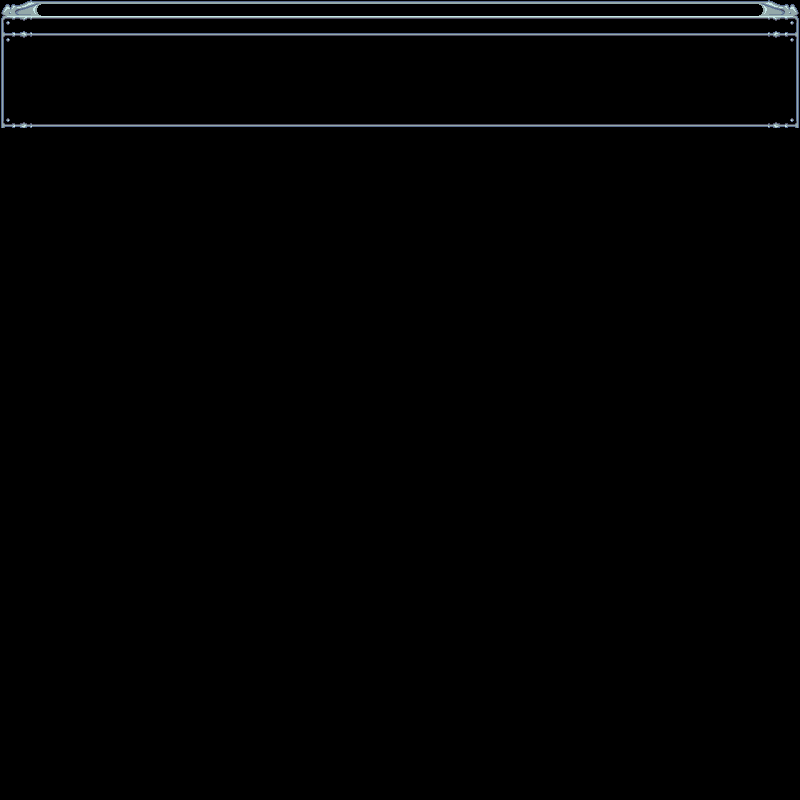

A level layout from a 2D game, rendered from its tile map. Below: a short description, then the map file with its tile-grid data intact:
An orthogonal 25x25 tile map with 32x32 px tiles, 1 tile layer (Tile Layer 1).

<map version="1.4" tiledversion="1.4.2" orientation="orthogonal" renderorder="right-down" width="25" height="25" tilewidth="32" tileheight="32" infinite="0" nextlayerid="2" nextobjectid="1">
 <tileset firstgid="1" source="frame.tsx" />
 <layer id="1" name="Tile Layer 1" width="25" height="25">
  <data encoding="csv">
1,2,3,4,5,6,3,4,5,6,3,4,5,6,3,4,5,6,3,4,5,3,4,2147483650,2147483649,
8,9,10,11,12,13,10,11,12,13,10,11,12,13,10,11,12,13,10,11,12,10,11,2147483657,2147483656,
15,16,0,0,0,0,0,0,0,0,0,0,0,0,0,0,0,0,0,0,0,0,0,2147483664,2147483663,
1073741832,1073741833,1073741834,1073741834,1073741835,1073741836,1073741834,1073741834,1073741834,1073741834,1073741834,1073741834,1073741834,1073741834,1073741834,1073741834,1073741834,1073741834,1073741834,1073741835,1073741836,1073741837,3221225482,3221225481,3221225480,
0,0,0,0,0,0,0,0,0,0,0,0,0,0,0,0,0,0,0,0,0,0,0,2147483678,0,
0,0,0,0,0,0,0,0,0,0,0,0,0,0,0,0,0,0,0,0,0,0,0,0,0,
0,0,0,0,0,0,0,0,0,0,0,0,0,0,0,0,0,0,0,0,0,0,0,0,0,
0,0,0,0,0,0,0,0,0,0,0,0,0,0,0,0,0,0,0,0,0,0,0,0,0,
0,0,0,0,0,0,0,0,0,0,0,0,0,0,0,0,0,0,0,0,0,0,0,0,0,
0,0,0,0,0,0,0,0,0,0,0,0,0,0,0,0,0,0,0,0,0,0,0,0,0,
0,0,0,0,0,0,0,0,0,0,0,0,0,0,0,0,0,0,0,0,0,0,0,0,0,
0,0,0,0,0,0,0,0,0,0,0,0,0,0,0,0,0,0,0,0,0,0,0,0,0,
0,0,0,0,0,0,0,0,0,0,0,0,0,0,0,0,0,0,0,0,0,0,0,0,0,
0,0,0,0,0,0,0,0,0,0,0,0,0,0,0,0,0,0,0,0,0,0,0,0,0,
0,0,0,0,0,0,0,0,0,0,0,0,0,0,0,0,0,0,0,0,0,0,0,0,0,
0,0,0,0,0,0,0,0,0,0,0,0,0,0,0,0,0,0,0,0,0,0,0,0,0,
0,0,0,0,0,0,0,0,0,0,0,0,0,0,0,0,0,0,0,0,0,0,0,0,0,
0,0,0,0,0,0,0,0,0,0,0,0,0,0,0,0,0,0,0,0,0,0,0,0,0,
0,0,0,0,0,0,0,0,0,0,0,0,0,0,0,0,0,0,0,0,0,0,0,0,0,
0,0,0,0,0,0,0,0,0,0,0,0,0,0,0,0,0,0,0,0,0,0,0,0,0,
0,0,0,0,0,0,0,0,0,0,0,0,0,0,0,0,0,0,0,0,0,0,0,0,0,
0,0,0,0,0,0,0,0,0,0,0,0,0,0,0,0,0,0,0,0,0,0,0,0,0,
0,0,0,0,0,0,0,0,0,0,0,0,0,0,0,0,0,0,0,0,0,0,0,0,0,
0,0,0,0,0,0,0,0,0,0,0,0,0,0,0,0,0,0,0,0,0,0,0,0,0,
0,0,0,0,0,0,0,0,0,0,0,0,0,0,0,0,0,0,0,0,0,0,0,0,0
</data>
 </layer>
</map>
